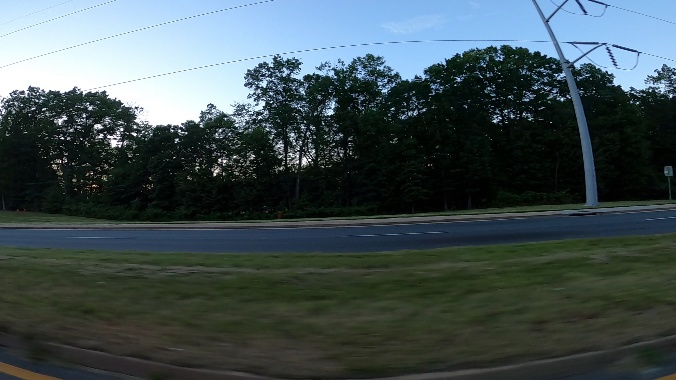
#> input picture test.jpg, 676 x 380 px; its folder holds only this picture in this run
$ python -i extraction.py   (imports and definitions only)
#> lines starting #> are read from the running program, lines starting #| are printed output that depends on the picture; after the words box and inside, x2 and y2 are one past the last pixel; in counts of white or black regions, pixels touching at a corner belong together
import numpy as np
import pandas as pd
import cv2
from moviepy import editor
import moviepy

frame_num = 0

def region_selection(image):
    """
    Determine and cut the region of interest in the input image.
    Parameters:
        image: we pass here the output from canny where we have
        identified edges in the frame
    """

    mask = np.zeros_like(image)
    if len(image.shape) > 2:
        channel_count = image.shape[2]
        ignore_mask_color = (255,) * channel_count
    else:
        ignore_mask_color = 255
    rows, cols = image.shape[:2]
    bottom_left  = [cols * 0.1, rows * 0.95]
    top_left     = [cols * 0.4, rows * 0.6]
    bottom_right = [cols * 0.9, rows * 0.95]
    top_right    = [cols * 0.6, rows * 0.6]
    vertices = np.array([[bottom_left, top_left, top_right, bottom_right]], dtype=np.int32)
    cv2.fillPoly(mask, vertices, ignore_mask_color)
    masked_image = cv2.bitwise_and(image, mask)
    return masked_image

def hough_transform(image):
    """
    Determine and cut the region of interest in the input image.
    Parameter:
        image: grayscale image which should be an output from the edge detector
    """

    rho = 1
    theta = np.pi/180
    threshold = 20
    minLineLength = 20
    maxLineGap = 500

    return cv2.HoughLinesP(image, rho = rho, theta = theta, threshold = threshold,
                           minLineLength = minLineLength, maxLineGap = maxLineGap)

def average_slope_intercept(lines):
    """
    Find the slope and intercept of the left and right lanes of each image.
    Parameters:
        lines: output from Hough Transform
    """
    left_lines    = [] #(slope, intercept)
    left_weights  = [] #(length,)
    right_lines   = [] #(slope, intercept)
    right_weights = [] #(length,)

    for line in lines:
        for x1, y1, x2, y2 in line:
            if x1 == x2:
                continue
            # calculating slope of a line
            slope = (y2 - y1) / (x2 - x1)
            # calculating intercept of a line
            intercept = y1 - (slope * x1)
            # calculating length of a line
            length = np.sqrt(((y2 - y1) ** 2) + ((x2 - x1) ** 2))
            # slope of left lane is negative and for right lane slope is positive
            if slope < 0:
                left_lines.append((slope, intercept))
                left_weights.append((length))
            else:
                right_lines.append((slope, intercept))
                right_weights.append((length))
    #
    left_lane  = np.dot(left_weights,  left_lines) / np.sum(left_weights)  if len(left_weights) > 0 else None
    right_lane = np.dot(right_weights, right_lines) / np.sum(right_weights) if len(right_weights) > 0 else None
    return left_lane, right_lane

# [20 lines left out: function pixel_points, not called in this run]

def lane_lines(image, lines):
    """
    Create full lenght lines from pixel points.
        Parameters:
            image: The input test image.
            lines: The output lines from Hough Transform.
    """
    left_lane, right_lane = average_slope_intercept(lines)
    y1 = image.shape[0]
    y2 = y1 * 0.6
    left_line  = pixel_points(y1, y2, left_lane)
    right_line = pixel_points(y1, y2, right_lane)
    return left_line, right_line


# [14 lines left out: function draw_lane_lines, not called in this run]

def object_detection(image):
    pass

def line_detection(image):
    global frame_num
    grayscale = cv2.cvtColor(image, cv2.COLOR_BGR2GRAY)

    kernel_size = 5
    # Applying gaussian blur to remove noise from the frames
    blur = cv2.GaussianBlur(grayscale, (kernel_size, kernel_size), 0)
    # first threshold for the hysteresis procedure
    low_t = 50
    # second threshold for the hysteresis procedure
    high_t = 150
    # applying canny edge detection and save edges in a variable
    edges = cv2.Canny(blur, low_t, high_t)
    region = region_selection(edges)
    hough = hough_transform(region)
    # cv2.imshow('image', edges)
    # cv2.waitKey()
    result = draw_lane_lines(image, lane_lines(image, hough))

    if frame_num % 300 == 0:
        cv2.imwrite(f"segmentations/{frame_num}FrameGray.jpg", grayscale)
        cv2.imwrite(f"segmentations/{frame_num}FrameBlur.jpg", blur)
        cv2.imwrite(f"segmentations/{frame_num}FrameEdges.jpg", edges)
    frame_num += 1

    return result


# [23 lines left out: functions frame_processor, process_video, not called in this run]

# [3 lines not run here, left out]

>>> import cv2
>>> picture = cv2.imread('test.jpg')
#> picture is the input picture: shape (380, 676, 3); mean B, G, R 83.4, 80.7, 66.4
>>> result = line_detection(picture)
#> in line_detection, `grayscale = cv2.cvtColor(image, cv2.COLOR_BGR2GRAY)`:
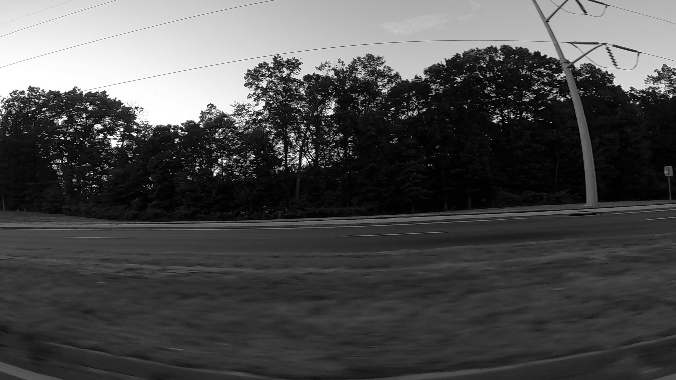
#> grayscale: shape (380, 676); min 0, max 255, mean 76.7
#> in line_detection, `blur = cv2.GaussianBlur(grayscale, (kernel_size, kernel_size), 0)`:
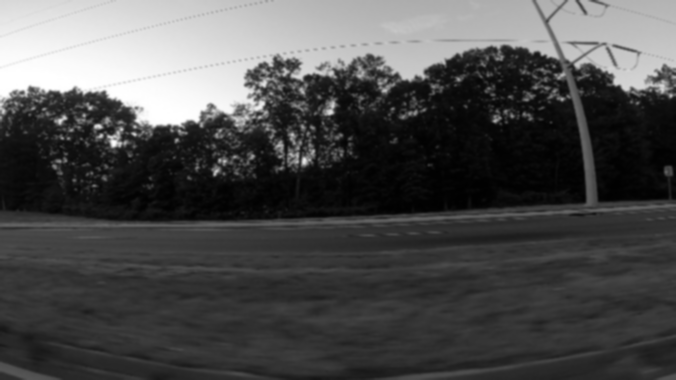
#> blur: shape (380, 676); min 1, max 255, mean 76.7
#> in line_detection, `edges = cv2.Canny(blur, low_t, high_t)`:
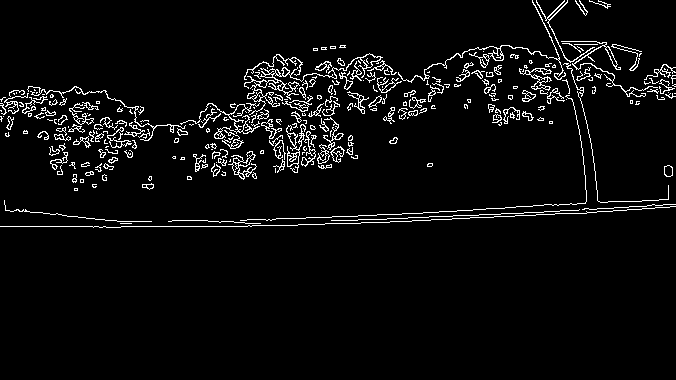
#> edges: shape (380, 676); 4.7% white in thin lines or dots, all inside (x1, y1, x2, y2) = (0, 0, 676, 228)
#> in region_selection, `cv2.fillPoly(mask, vertices, ignore_mask_color)`:
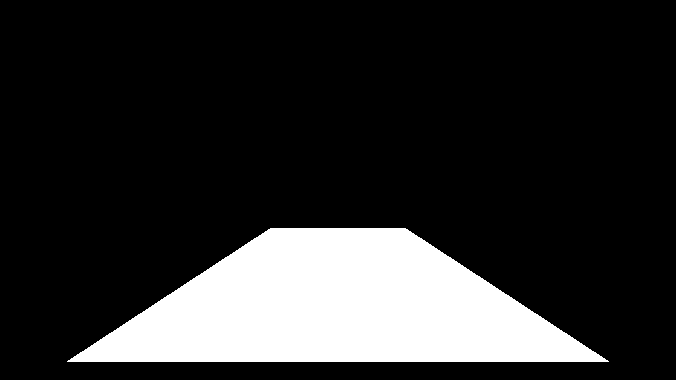
#> mask: shape (380, 676); 17.7% white; 1 white region, box (x1, y1, x2, y2) and area: (67, 228, 609, 362) 45496
#> in region_selection, `masked_image = cv2.bitwise_and(image, mask)`: masked_image: shape (380, 676); every value is 0
#> (the run stopped early here; a loop or call above may not have finished)
